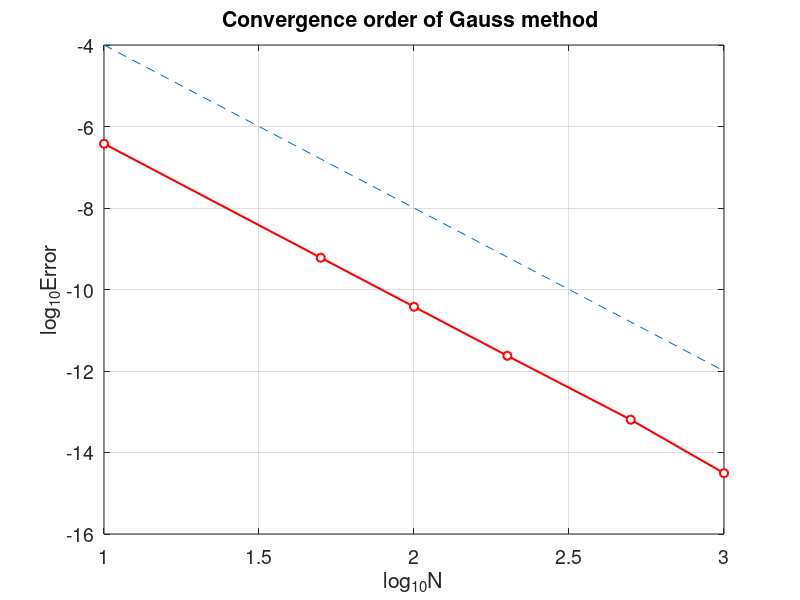

Write the MATLAB code that produced this figure.
% IRK2s_error.m
% Implicit Runge-Kutta(Gauss method) 2 stage and order 4
% u'=u in [0,1] with initial condition u(0)=1
% exact solution: ue=exp(x)
clear all; close all
Nvec=[10 50 100 200 500 1000];
Err=[];
for n=1:length(Nvec)
    N=Nvec(n);
    h=1/N;
    x=[0:h:1];
    u(1)=1;
    X0=[1;1];
    % Newton iteration
    for i=1:N
        k=u(i);
        r=X0;
        tol=1;
        while tol>1.0e-6
            X=r;
            D=[1-0.25*h,-h*(0.25-(sqrt(3))/6);...
            -h*( 0.25+(sqrt(3))/6),1-h*0.25];    % Jacobian matrix
            F=[X(1)-k-h*(0.25*X(1)+(0.25-(sqrt(3))/6)*X(2));...
            X(2)-k-h*((0.25+(sqrt(3))/6)*X(1)+0.25*X(2))];   % RHS
            r=X-D\F;
            tol=norm(r-X);
        end
        k1=r(1);
        k2=r(2);
        u(i+1)=k+(h/2)*(k1+k2);
    end
    ue=exp(x);             % exact solution
    err=max(abs(u-ue));    % maximum error
    Err=[Err,err];
end
plot(log10(Nvec),log10(Err),'ro-','MarkerFaceColor','w','LineWidth',1.5)
hold on,
plot(log10(Nvec), log10(Nvec.^(-4)), '--')
grid on,
xlabel('log_{10}N','fontsize', 16), ylabel('log_{10}Error','fontsize',16)
title('Convergence order of Gauss method ','fontsize',14)
set(gca,'fontsize',14)

for i=1:length(Nvec)-1     % computating convergence order
    order(i)=-log(Err(i)/Err(i+1))/(log(Nvec(i)/Nvec(i+1)));
end
Err
order
